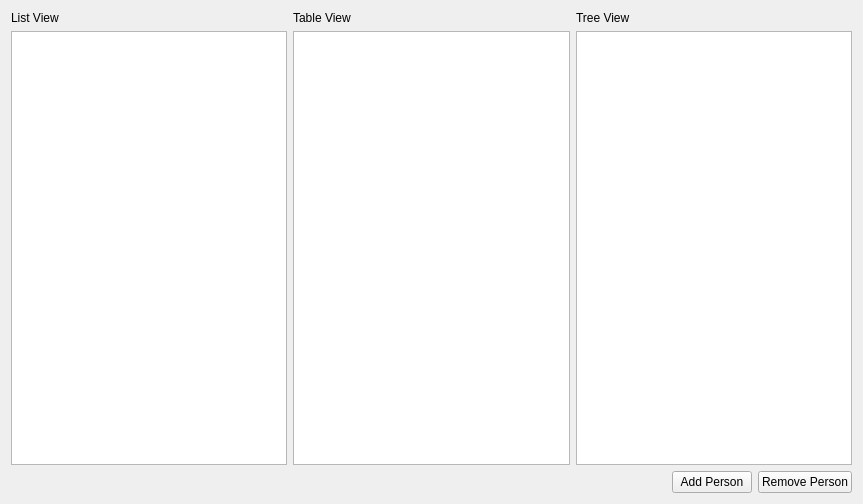
<?xml version="1.0" encoding="UTF-8"?>
<ui version="4.0">
 <class>Widget</class>
 <widget class="QWidget" name="Widget">
  <property name="geometry">
   <rect>
    <x>0</x>
    <y>0</y>
    <width>863</width>
    <height>504</height>
   </rect>
  </property>
  <property name="windowTitle">
   <string>Widget</string>
  </property>
  <layout class="QVBoxLayout" name="verticalLayout">
   <item>
    <layout class="QHBoxLayout" name="horizontalLayout">
     <item>
      <widget class="QLabel" name="label">
       <property name="text">
        <string>List View</string>
       </property>
      </widget>
     </item>
     <item>
      <widget class="QLabel" name="label_2">
       <property name="text">
        <string>Table View</string>
       </property>
      </widget>
     </item>
     <item>
      <widget class="QLabel" name="label_3">
       <property name="text">
        <string>Tree View</string>
       </property>
      </widget>
     </item>
    </layout>
   </item>
   <item>
    <layout class="QHBoxLayout" name="horizontalLayout_3">
     <item>
      <widget class="QListView" name="listView"/>
     </item>
     <item>
      <widget class="QTableView" name="tableView"/>
     </item>
     <item>
      <widget class="QTreeView" name="treeView"/>
     </item>
    </layout>
   </item>
   <item>
    <layout class="QHBoxLayout" name="horizontalLayout_2">
     <item>
      <spacer name="horizontalSpacer">
       <property name="orientation">
        <enum>Qt::Orientation::Horizontal</enum>
       </property>
       <property name="sizeHint" stdset="0">
        <size>
         <width>40</width>
         <height>20</height>
        </size>
       </property>
      </spacer>
     </item>
     <item>
      <widget class="QPushButton" name="addPersonButton">
       <property name="text">
        <string>Add Person</string>
       </property>
      </widget>
     </item>
     <item>
      <widget class="QPushButton" name="removePersonButton">
       <property name="text">
        <string>Remove Person</string>
       </property>
      </widget>
     </item>
    </layout>
   </item>
  </layout>
 </widget>
 <resources/>
 <connections/>
</ui>
